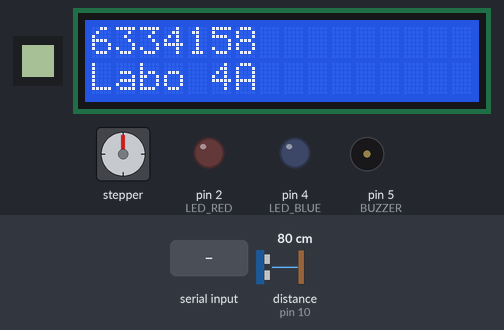
A sketch run on a simulated Arduino Mega 2560, built with avr-gcc and run on an emulated ATmega2560. Parts: 8×8 one-colour display, 16×2 character LCD, stepper motor, output pins drawn as LEDs (lit = HIGH), buzzer (waves = sounding). Dashed ring = blinking. The inputs (shaded band) are chosen by the test bench; at power-on: distance to the obstacle (sensor on pin 10) 80 cm. The echo pulse lasts 58.3 µs per cm; stepper angles assume 2048 steps per turn; what the sketch prints to the serial monitor is not drawn.

Above: at 1.2 s.
1.3 s: distance to the obstacle (sensor on pin 10) set to 33 cm
At 4.0 s:
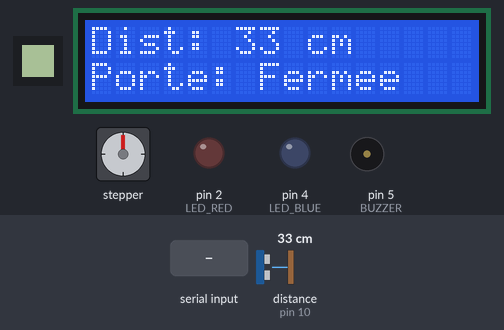
4.3 s: distance to the obstacle (sensor on pin 10) set to 27 cm
At 5.79 s:
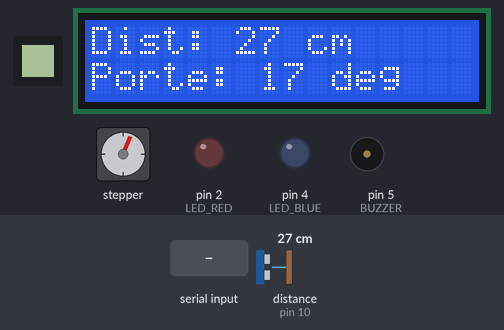
6.1 s: "cfg;1\n" received over Serial
At 6.6 s:
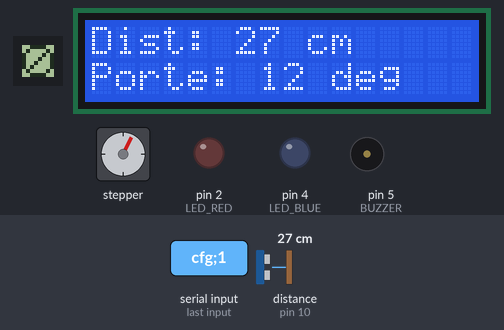
7.6 s: "alm;1\n" received over Serial
At 10.0 s:
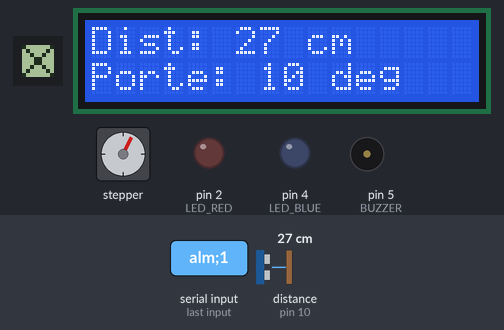
10.6 s: distance to the obstacle (sensor on pin 10) set to 17 cm
At 13.4 s:
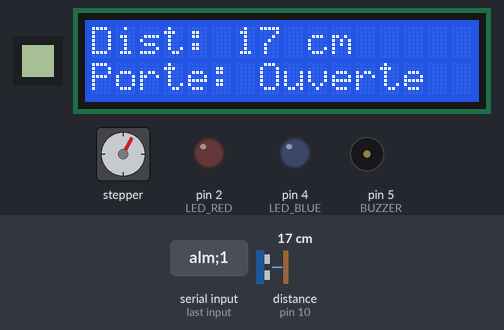
13.6 s: distance to the obstacle (sensor on pin 10) set to 14 cm
At 13.94 s:
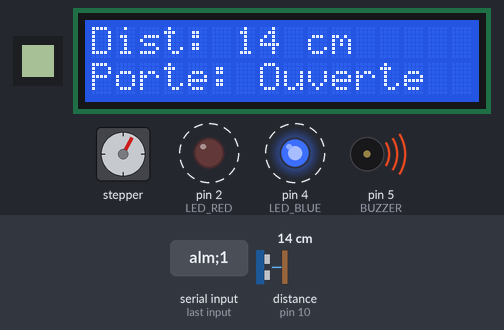
Timing chart, 0 to 16.5 s (numbered marks = the images above; inputs shaded):
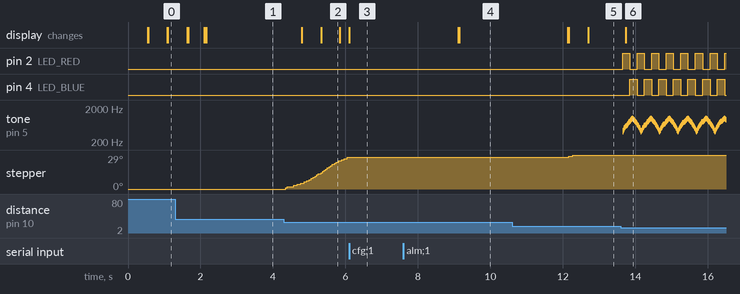

The sketch:

0sx_Labo_06.ino
```cpp
#include <Arduino.h>
#include <U8g2lib.h>
#include <Wire.h>
#include <LCD_I2C.h>
#include <HCSR04.h>
#include <AccelStepper.h>

#define MOTOR_INTERFACE_TYPE 4

#define TRIGGER_PIN 9
#define ECHO_PIN 10
#define LED_RED 2
#define LED_BLUE 4

#define IN_1 53
#define IN_2 51
#define IN_3 49
#define IN_4 47

#define BUZZER 5

#define CLK_PIN 30
#define DIN_PIN 34
#define CS_PIN 32

unsigned long lastToneTime = 0;
unsigned long lastLEDTime = 0;
unsigned long lastCycleTime = 0;

unsigned long lastDetectionTime = 0;

const int toneInterval = 10;     // temps entre chaque changement de fréquence

const int ledInterval = 200;     // temps entre chaque clignotement LED
const int cycleInterval = 2000;  // temps total pour une montée/descente de sirène

int toneFreq = 400;
bool goingUp = true;
bool ledState = false;

AccelStepper myStepper(MOTOR_INTERFACE_TYPE, IN_1, IN_3, IN_2, IN_4);
LCD_I2C lcd(0x27, 16, 2);
HCSR04 hc(TRIGGER_PIN, ECHO_PIN);

U8G2_MAX7219_8X8_F_4W_SW_SPI u8g2(
  U8G2_R0, CLK_PIN, DIN_PIN, CS_PIN,
  U8X8_PIN_NONE, U8X8_PIN_NONE);

// États de la porte
enum State { FERME,
             OUVERTURE,
             OUVERT,
             FERMETURE };
State etatPorte = FERME;

// Variables globales
long distance;
unsigned long previousTime = 0;
unsigned long dernierSerial = 0;
unsigned long lastLCDUpdate = 0;
unsigned long lastStartupDisplay = 0;
bool startupDisplayed = false;

long int closed = 10, opened = 170;
int distanceOpen = 30, distanceClose = 60;
int nullValue = 0;
long uneTour = 2038;

int distAlarme = 15;

unsigned long rateMatrix = 3000;

static const unsigned char limiteError[] U8X8_PROGMEM = {
  0b00111100,
  0b01000010,
  0b10100001,
  0b10010001,
  0b10001001,
  0b10000101,
  0b01000010,
  0b00111100
};

static const unsigned char commandOk[] U8X8_PROGMEM = {
  0b00000000,
  0b10000000,
  0b01000000,
  0b00100000,
  0b00010001,
  0b00001010,
  0b00000100,
  0b00000000
};

static const unsigned char commandInconnu[] U8X8_PROGMEM = {
  0b10000001,
  0b01000010,
  0b00100100,
  0b00011000,
  0b00011000,
  0b00100100,
  0b01000010,
  0b10000001
};

void setup() {
  u8g2.begin();
  Serial.begin(9600);
  pinMode(TRIGGER_PIN, OUTPUT);
  pinMode(ECHO_PIN, INPUT);

  lcd.begin();
  lcd.backlight();

  myStepper.setMaxSpeed(255.0);      // Ajustement pour 2 secondes
  myStepper.setAcceleration(127.5);  // Ajustement pour 2 secondes
  myStepper.setSpeed(255);
  myStepper.setCurrentPosition(closed);

  lastStartupDisplay = millis();

  pinMode(BUZZER, OUTPUT);
  pinMode(LED_RED, OUTPUT);
  pinMode(LED_BLUE, OUTPUT);
}

void updateStartupDisplay() {
  unsigned long rate = 2000;
  String da = "6334158     ";
  if (!startupDisplayed && millis() - lastStartupDisplay < rate) {
    lcd.setCursor(0, 0);
    lcd.print(da);
    lcd.setCursor(0, 1);
    lcd.print("Labo 4A           ");
  } else if (!startupDisplayed) {
    lcd.clear();
    startupDisplayed = true;
  }
}

void updateDistance() {
  unsigned long rate = 50;
  unsigned long currentTime = millis();
  if (currentTime - previousTime >= rate) {
    distance = mesurerDistance();
    previousTime = currentTime;
  }
}

long mesurerDistance() {
  long duration;
  long distanceMesure = hc.dist();

  return distanceMesure;
}

void alarme() {
  unsigned long currentTime = millis();
  unsigned long stopDelay = 3000;


  if (distance <= distAlarme) {
    // Gérer la sirène
    if (currentTime - lastToneTime >= toneInterval) {
      tone(BUZZER, toneFreq);

      if (goingUp) {
        toneFreq += 25;
        if (toneFreq >= 1000) {
          goingUp = false;
        }
      } else {
        toneFreq -= 25;
        if (toneFreq <= 400) {
          goingUp = true;
        }
      }
      lastToneTime = currentTime;
    }

    // Gérer les LEDs
    if (currentTime - lastLEDTime >= ledInterval) {
      ledState = !ledState;
      digitalWrite(LED_RED, ledState ? HIGH : LOW);
      digitalWrite(LED_BLUE, ledState ? LOW : HIGH);
      lastLEDTime = currentTime;
    }
  } else {
    if (currentTime - lastDetectionTime >= stopDelay) {
      noTone(BUZZER);
      digitalWrite(LED_RED, LOW);
      digitalWrite(LED_BLUE, LOW);
      toneFreq = 400;
      goingUp = true;
      lastDetectionTime = currentTime;
    }
  }
}

void gererPorte() {
  switch (etatPorte) {
    case FERME:
      if (distance < distanceOpen) {
        etatPorte = OUVERTURE;
        myStepper.enableOutputs();
        myStepper.moveTo(opened);
      }
      break;
    case OUVERTURE:
      if (myStepper.distanceToGo() == nullValue) {
        etatPorte = OUVERT;
        myStepper.disableOutputs();
      }
      break;
    case OUVERT:
      if (distance > distanceClose) {
        etatPorte = FERMETURE;
        myStepper.enableOutputs();
        myStepper.moveTo(closed);
      }
      break;
    case FERMETURE:
      if (myStepper.distanceToGo() == nullValue) {
        etatPorte = FERME;
        myStepper.disableOutputs();
      }
      break;
  }
  myStepper.run();
}

void afficherLCD() {
  unsigned long rate = 500;
  long mapIndex = map(myStepper.distanceToGo(), nullValue, uneTour, closed, opened);
  if (millis() - lastLCDUpdate >= rate) {  // Mise à jour toutes les 500ms
    lcd.setCursor(0, 0);
    lcd.print("Dist: ");
    lcd.print(distance);
    lcd.print(" cm  ");

    lcd.setCursor(0, 1);
    lcd.print("Porte: ");
    if (etatPorte == FERME) {
      lcd.print("Fermee  ");
    } else if (etatPorte == OUVERT) {
      lcd.print("Ouverte  ");
    } else {
      lcd.print(mapIndex);
      lcd.print(" deg ");
    }
    lastLCDUpdate = millis();
  }
}

void limiteErreur() {

  u8g2.drawXBMP(0, 0, 8, 8, limiteError);  // Affiche le 🚫
  u8g2.sendBuffer();
}

void commandeOk() {

  u8g2.drawXBMP(0, 0, 8, 8, commandOk);  // Affiche le ✔️
  u8g2.sendBuffer();
}

void commandeInconnu() {
  u8g2.drawXBMP(0, 0, 8, 8, commandInconnu);  // Affiche le ❌

  u8g2.sendBuffer();
}


void analyserCommande(const String& tampon, String& commande, String& arg1, String& arg2) {
  commande = "";
  arg1 = "";
  arg2 = "";

  int firstSep = tampon.indexOf(';');
  int secondSep = tampon.indexOf(';', firstSep + 1);

  if (firstSep == -1) {
    // Pas de point-virgule, c'est peut-être "stop" ou autre commande sans paramètre
    commande = tampon;
    return;
  }

  // Extraire la commande
  commande = tampon.substring(0, firstSep);

  // Extraire arg1
  if (secondSep != -1) {
    arg1 = tampon.substring(firstSep + 1, secondSep);
    arg2 = tampon.substring(secondSep + 1);
  } else {
    // Il y a une seule valeur après la commande
    arg1 = tampon.substring(firstSep + 1);
  }
}

void serialEvent() {
  String tampon = Serial.readStringUntil('\n');

  String commande;
  String arg1, arg2;

  analyserCommande(tampon, commande, arg1, arg2);

  if (commande == "gDist") {
    Serial.println("PC : " + tampon);
    Serial.print("Arduino : ");
    Serial.println(distance);
  }

  else if (commande == "cfg") {

    if (arg1 == "lim_inf" && arg2.toInt() < distanceClose && arg2.toInt() >= 0) {
      distanceOpen = arg2.toInt();
      Serial.println("PC : " + tampon);
      Serial.print("Arduino : Il configure la limite inférieure du moteur à " + arg2);
      Serial.println("cm");
      commandeOk();
    } else if (arg1 == "lim_sup" && arg2.toInt() > distanceOpen) {
      distanceClose = arg2.toInt();
      Serial.println("PC : " + tampon);
      Serial.print("Arduino : Il configure la limite supérieure du moteur à " + arg2);
      Serial.println("cm");
      commandeOk();
    } else if (arg1 == "alm") {
      distAlarme = arg2.toInt();
      Serial.println("PC : " + tampon);
      Serial.print("Arduino : Configure la distance de détection de l’alarme à " + arg2);
      Serial.println("cm");
      commandeOk();
    } else if (arg1 == "lim_inf" && arg2.toInt() >= distanceClose) {
      Serial.println("PC : " + tampon);
      Serial.println("Arduino : Erreur – Limite inférieure plus grande que limite supérieure");
      limiteErreur();
      delay(rateMatrix);
      u8g2.clearBuffer();
      u8g2.sendBuffer();
    } else {
      Serial.println("PC : " + tampon);
      limiteErreur();
      delay(rateMatrix);
      u8g2.clearBuffer();
      u8g2.sendBuffer();
    }
  } else {

    commandeInconnu();

    u8g2.clearBuffer();
    delay(rateMatrix);
    u8g2.clearBuffer();
    u8g2.sendBuffer();
  }
}

void loop() {
  updateStartupDisplay();
  updateDistance();
  gererPorte();
  afficherLCD();
  alarme();
}
```

Measured:
- the behaviour switches between 30 and 29 cm on distance to the obstacle (sensor on pin 10) (found by bisection; images 1 and 2)
- the behaviour switches between 16 and 15 cm on distance to the obstacle (sensor on pin 10) (found by bisection; images 5 and 6)
- after the input at 4.3 s, stepper: keeps turning clockwise at about 16°/s, starting after 0.05 s; the display: first changes after 0.50 s (image 2 shows a later state)
- after the input at 6.1 s, stepper: stops changing and stays 27°; the display: changes at once (image 3)
- after the input at 7.6 s, stepper: stops changing and stays 27°; the display: first differs from a run without the input after 1.5 s (image 4)
- after the input at 13.6 s, pin 2 (LED_RED): alternates HIGH for 0.20 s and LOW for 0.20 s, starting after 0.05 s; pin 4 (LED_BLUE): alternates HIGH for 0.20 s and LOW for 0.20 s, starting after 0.25 s
